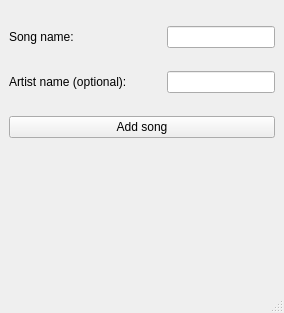
<?xml version="1.0" encoding="UTF-8"?>
<ui version="4.0">
 <class>AddSongWindow</class>
 <widget class="QMainWindow" name="AddSongWindow">
  <property name="geometry">
   <rect>
    <x>0</x>
    <y>0</y>
    <width>284</width>
    <height>313</height>
   </rect>
  </property>
  <property name="windowTitle">
   <string>MainWindow</string>
  </property>
  <widget class="QWidget" name="centralwidget">
   <layout class="QVBoxLayout" name="verticalLayout">
    <item>
     <layout class="QHBoxLayout" name="horizontalLayout">
      <item>
       <widget class="QLabel" name="label">
        <property name="text">
         <string>Song name:</string>
        </property>
       </widget>
      </item>
      <item>
       <widget class="QLineEdit" name="song_name_line">
        <property name="sizePolicy">
         <sizepolicy hsizetype="Fixed" vsizetype="Fixed">
          <horstretch>0</horstretch>
          <verstretch>0</verstretch>
         </sizepolicy>
        </property>
       </widget>
      </item>
     </layout>
    </item>
    <item>
     <layout class="QHBoxLayout" name="horizontalLayout_2">
      <item>
       <widget class="QLabel" name="label_2">
        <property name="text">
         <string>Artist name (optional):</string>
        </property>
       </widget>
      </item>
      <item>
       <widget class="QLineEdit" name="artist_name_line">
        <property name="sizePolicy">
         <sizepolicy hsizetype="Fixed" vsizetype="Fixed">
          <horstretch>0</horstretch>
          <verstretch>0</verstretch>
         </sizepolicy>
        </property>
       </widget>
      </item>
     </layout>
    </item>
    <item>
     <widget class="QPushButton" name="submit_button">
      <property name="text">
       <string>Add song</string>
      </property>
     </widget>
    </item>
    <item>
     <widget class="QLabel" name="message_label">
      <property name="enabled">
       <bool>true</bool>
      </property>
      <property name="minimumSize">
       <size>
        <width>0</width>
        <height>100</height>
       </size>
      </property>
      <property name="maximumSize">
       <size>
        <width>16777215</width>
        <height>20</height>
       </size>
      </property>
      <property name="text">
       <string/>
      </property>
      <property name="alignment">
       <set>Qt::AlignmentFlag::AlignCenter</set>
      </property>
      <property name="wordWrap">
       <bool>true</bool>
      </property>
     </widget>
    </item>
   </layout>
  </widget>
  <widget class="QMenuBar" name="menubar">
   <property name="geometry">
    <rect>
     <x>0</x>
     <y>0</y>
     <width>284</width>
     <height>33</height>
    </rect>
   </property>
  </widget>
  <widget class="QStatusBar" name="statusbar"/>
 </widget>
 <resources/>
 <connections/>
</ui>
